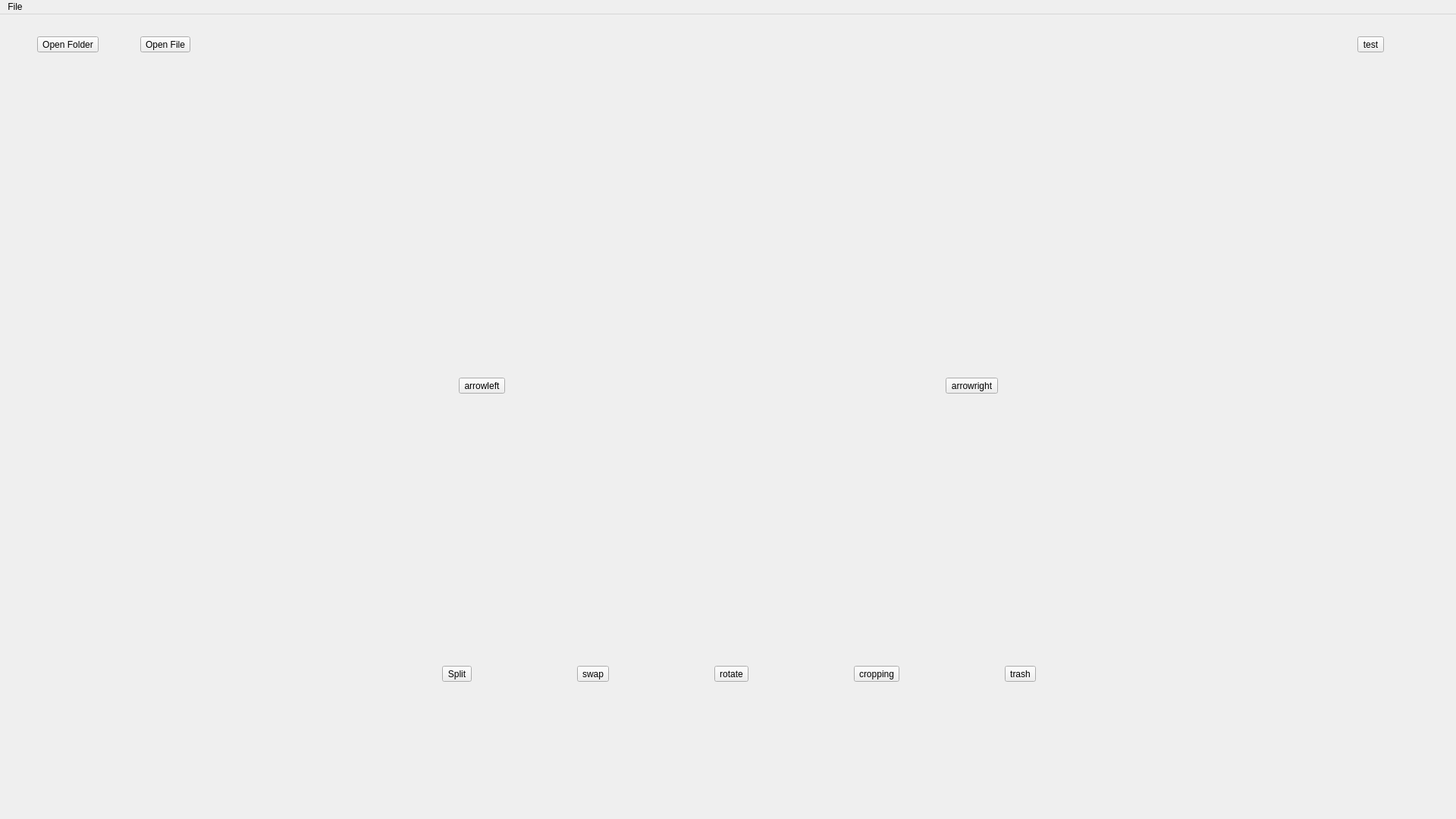
<?xml version="1.0" encoding="UTF-8"?>
<ui version="4.0">
 <class>MainWindow</class>
 <widget class="QMainWindow" name="MainWindow">
  <property name="geometry">
   <rect>
    <x>0</x>
    <y>0</y>
    <width>1920</width>
    <height>1080</height>
   </rect>
  </property>
  <property name="windowTitle">
   <string>MainWindow</string>
  </property>
  <widget class="QWidget" name="centralwidget">
   <widget class="QWidget" name="horizontalLayoutWidget">
    <property name="geometry">
     <rect>
      <x>450</x>
      <y>830</y>
      <width>1051</width>
      <height>80</height>
     </rect>
    </property>
    <layout class="QHBoxLayout" name="horizontalLayout">
     <item>
      <widget class="QToolButton" name="pdf_split_button">
       <property name="text">
        <string>Split</string>
       </property>
       <property name="icon">
        <iconset>
         <normaloff>../../../../Documents/split.png</normaloff>../../../../Documents/split.png</iconset>
       </property>
       <property name="iconSize">
        <size>
         <width>50</width>
         <height>50</height>
        </size>
       </property>
      </widget>
     </item>
     <item>
      <widget class="QToolButton" name="change_position_button">
       <property name="text">
        <string>swap</string>
       </property>
       <property name="icon">
        <iconset>
         <normaloff>../../icons/swap.png</normaloff>../../icons/swap.png</iconset>
       </property>
       <property name="iconSize">
        <size>
         <width>50</width>
         <height>50</height>
        </size>
       </property>
      </widget>
     </item>
     <item>
      <widget class="QToolButton" name="rotate_button">
       <property name="text">
        <string>rotate</string>
       </property>
       <property name="icon">
        <iconset>
         <normaloff>../../icons/rotate.jpeg</normaloff>../../icons/rotate.jpeg</iconset>
       </property>
       <property name="iconSize">
        <size>
         <width>50</width>
         <height>50</height>
        </size>
       </property>
      </widget>
     </item>
     <item>
      <widget class="QToolButton" name="crop_button">
       <property name="text">
        <string>cropping</string>
       </property>
       <property name="icon">
        <iconset>
         <normaloff>../../../../Desktop/pdfTesting/crop.png</normaloff>../../../../Desktop/pdfTesting/crop.png</iconset>
       </property>
       <property name="iconSize">
        <size>
         <width>50</width>
         <height>50</height>
        </size>
       </property>
      </widget>
     </item>
     <item>
      <widget class="QToolButton" name="trash_button">
       <property name="text">
        <string>trash</string>
       </property>
       <property name="icon">
        <iconset>
         <normaloff>../../icons/trash.jpeg</normaloff>../../icons/trash.jpeg</iconset>
       </property>
       <property name="iconSize">
        <size>
         <width>50</width>
         <height>50</height>
        </size>
       </property>
      </widget>
     </item>
    </layout>
   </widget>
   <widget class="QWidget" name="gridLayoutWidget">
    <property name="geometry">
     <rect>
      <x>160</x>
      <y>190</y>
      <width>1591</width>
      <height>571</height>
     </rect>
    </property>
    <layout class="QGridLayout" name="gridLayout">
     <property name="leftMargin">
      <number>0</number>
     </property>
     <property name="topMargin">
      <number>0</number>
     </property>
     <property name="rightMargin">
      <number>0</number>
     </property>
     <property name="bottomMargin">
      <number>0</number>
     </property>
    </layout>
   </widget>
   <widget class="QWidget" name="horizontalLayoutWidget_2">
    <property name="geometry">
     <rect>
      <x>0</x>
      <y>0</y>
      <width>301</width>
      <height>80</height>
     </rect>
    </property>
    <layout class="QHBoxLayout" name="horizontalLayout_2">
     <item>
      <widget class="QToolButton" name="open_folder_button">
       <property name="text">
        <string>Open Folder</string>
       </property>
       <property name="icon">
        <iconset>
         <normaloff>../../icons/folder.png</normaloff>../../icons/folder.png</iconset>
       </property>
       <property name="iconSize">
        <size>
         <width>50</width>
         <height>50</height>
        </size>
       </property>
      </widget>
     </item>
     <item>
      <widget class="QToolButton" name="open_file_button">
       <property name="enabled">
        <bool>true</bool>
       </property>
       <property name="text">
        <string>Open File</string>
       </property>
       <property name="icon">
        <iconset>
         <normaloff>../../icons/file.png</normaloff>../../icons/file.png</iconset>
       </property>
       <property name="iconSize">
        <size>
         <width>50</width>
         <height>50</height>
        </size>
       </property>
      </widget>
     </item>
    </layout>
   </widget>
   <widget class="QWidget" name="verticalLayoutWidget">
    <property name="geometry">
     <rect>
      <x>1790</x>
      <y>0</y>
      <width>131</width>
      <height>80</height>
     </rect>
    </property>
    <layout class="QVBoxLayout" name="verticalLayout">
     <item>
      <widget class="QToolButton" name="test_button">
       <property name="text">
        <string>test</string>
       </property>
       <property name="icon">
        <iconset>
         <normaloff>../../../../Desktop/pdfTesting/testing.jpeg</normaloff>../../../../Desktop/pdfTesting/testing.jpeg</iconset>
       </property>
       <property name="iconSize">
        <size>
         <width>50</width>
         <height>50</height>
        </size>
       </property>
      </widget>
     </item>
    </layout>
   </widget>
   <widget class="QWidget" name="horizontalLayoutWidget_3">
    <property name="geometry">
     <rect>
      <x>50</x>
      <y>450</y>
      <width>1821</width>
      <height>80</height>
     </rect>
    </property>
    <layout class="QHBoxLayout" name="horizontalLayout_3">
     <item>
      <widget class="QToolButton" name="left_button">
       <property name="text">
        <string>arrowleft</string>
       </property>
       <property name="icon">
        <iconset>
         <normaloff>../../../../Documents/arrowleft.png</normaloff>../../../../Documents/arrowleft.png</iconset>
       </property>
       <property name="iconSize">
        <size>
         <width>50</width>
         <height>50</height>
        </size>
       </property>
      </widget>
     </item>
     <item>
      <spacer name="verticalSpacer">
       <property name="orientation">
        <enum>Qt::Vertical</enum>
       </property>
       <property name="sizeHint" stdset="0">
        <size>
         <width>20</width>
         <height>40</height>
        </size>
       </property>
      </spacer>
     </item>
     <item>
      <widget class="QToolButton" name="right_button">
       <property name="text">
        <string>arrowright</string>
       </property>
       <property name="icon">
        <iconset>
         <normaloff>../../../../Documents/arrowright.png</normaloff>../../../../Documents/arrowright.png</iconset>
       </property>
       <property name="iconSize">
        <size>
         <width>50</width>
         <height>50</height>
        </size>
       </property>
      </widget>
     </item>
    </layout>
   </widget>
  </widget>
  <widget class="QMenuBar" name="menuBar">
   <property name="geometry">
    <rect>
     <x>0</x>
     <y>0</y>
     <width>1920</width>
     <height>22</height>
    </rect>
   </property>
   <widget class="QMenu" name="menuFile">
    <property name="title">
     <string>File</string>
    </property>
    <addaction name="actionOpen_Folder"/>
    <addaction name="actionOpen_File"/>
   </widget>
   <addaction name="menuFile"/>
  </widget>
  <action name="actionOpen_Folder">
   <property name="text">
    <string>Open Folder</string>
   </property>
  </action>
  <action name="actionOpen_File">
   <property name="text">
    <string>Open File</string>
   </property>
  </action>
 </widget>
 <resources/>
 <connections/>
</ui>
